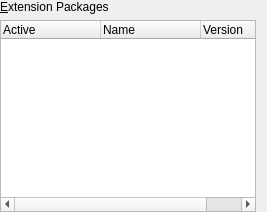
<ui version="4.0">
 <comment>
 VPox frontends: Qt GUI ("VirtualPox"):

 Copyright (C) 2010-2020 Oracle Corporation

 This file is part of VirtualPox Open Source Edition (OSE), as
 available from http://www.virtualpox.org. This file is free software;
 you can redistribute it and/or modify it under the terms of the GNU
 General Public License (GPL) as published by the Free Software
 Foundation, in version 2 as it comes in the "COPYING" file of the
 VirtualPox OSE distribution. VirtualPox OSE is distributed in the
 hope that it will be useful, but WITHOUT ANY WARRANTY of any kind.
 </comment>
 <class>UIGlobalSettingsExtension</class>
 <widget class="QWidget" name="UIGlobalSettingsExtension">
  <layout class="QGridLayout">
   <property name="margin">
    <number>0</number>
   </property>
   <item row="0" column="0">
    <widget class="QILabelSeparator" native="1" name="m_pEntensionLabel">
     <property name="text">
     <string>&amp;Extension Packages</string>
     </property>
     <property name="buddy">
      <cstring>m_pPackagesTree</cstring>
     </property>
    </widget>
   </item>
   <item row="1" column="0">
    <widget class="QWidget" native="1" name="m_pExtensionPackContainer" >
     <layout class="QHBoxLayout" name="m_pLayout1">
      <property name="spacing">
       <number>3</number>
      </property>
      <property name="margin">
       <number>0</number>
      </property>
      <item>
       <widget class="QITreeWidget" name="m_pPackagesTree">
        <property name="sizePolicy">
         <sizepolicy vsizetype="MinimumExpanding" hsizetype="MinimumExpanding">
          <horstretch>0</horstretch>
          <verstretch>0</verstretch>
         </sizepolicy>
        </property>
        <property name="minimumSize">
         <size>
          <width>0</width>
          <height>150</height>
         </size>
        </property>
        <property name="whatsThis">
         <string>Lists all installed packages.</string>
        </property>
        <property name="rootIsDecorated">
         <bool>false</bool>
        </property>
        <column>
         <property name="text">
          <string>Active</string>
         </property>
        </column>
        <column>
         <property name="text">
          <string>Name</string>
         </property>
        </column>
        <column>
         <property name="text">
          <string>Version</string>
         </property>
        </column>
       </widget>
      </item>
      <item>
       <widget class="UIToolBar" name="m_pPackagesToolbar"/>
      </item>
     </layout>
    </widget>
   </item>
  </layout>
 </widget>
 <customwidgets>
  <customwidget>
   <class>QILabelSeparator</class>
   <extends>QLabel</extends>
   <header>QILabelSeparator.h</header>
  </customwidget>
  <customwidget>
   <class>UIToolBar</class>
   <extends>QToolBar</extends>
   <header>UIToolBar.h</header>
  </customwidget>
  <customwidget>
   <class>QITreeWidget</class>
   <extends>QTreeWidget</extends>
   <header>QITreeWidget.h</header>
  </customwidget>
 </customwidgets>
 <resources/>
 <connections/>
</ui>
